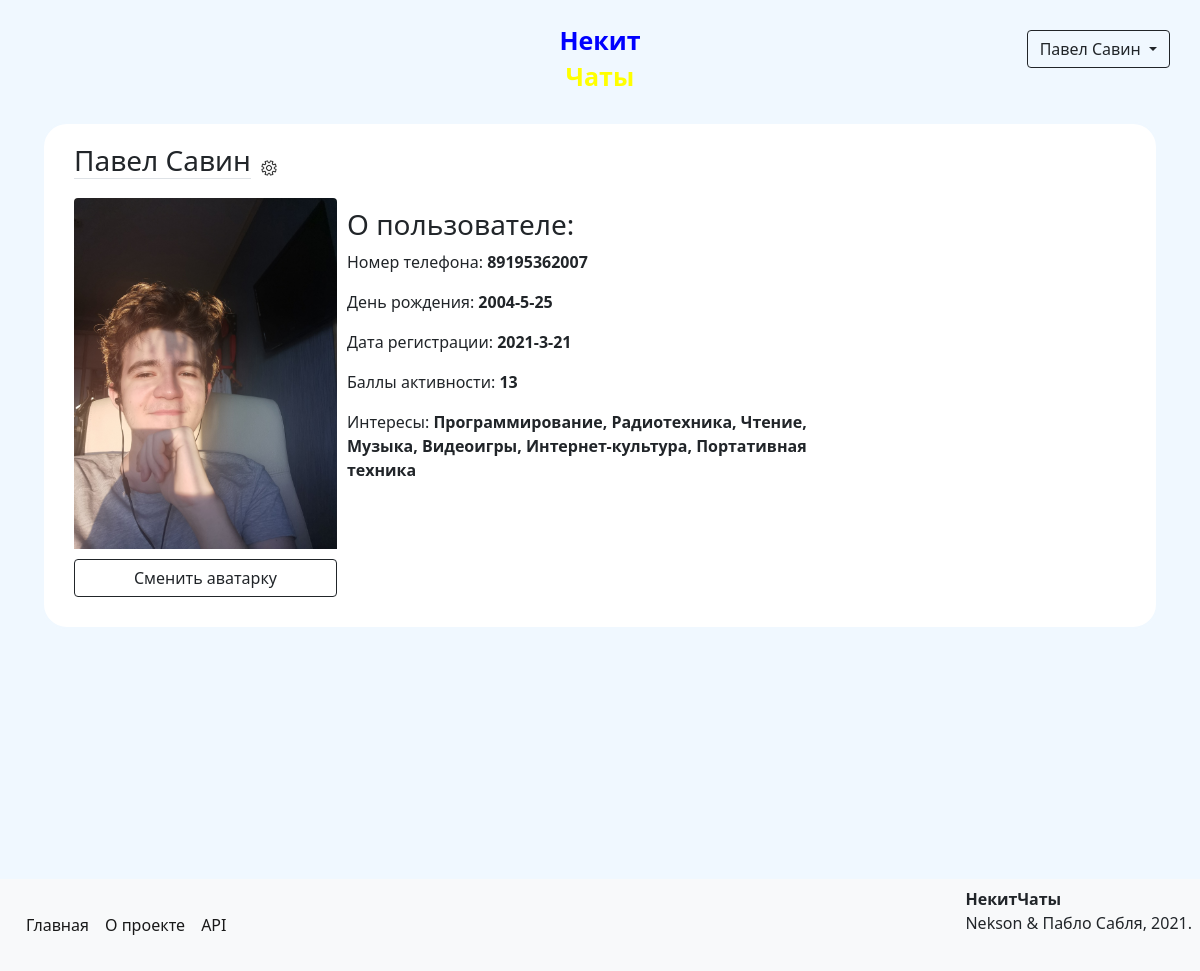
The page /profile/3 (signed in) on the database as committed earlier.
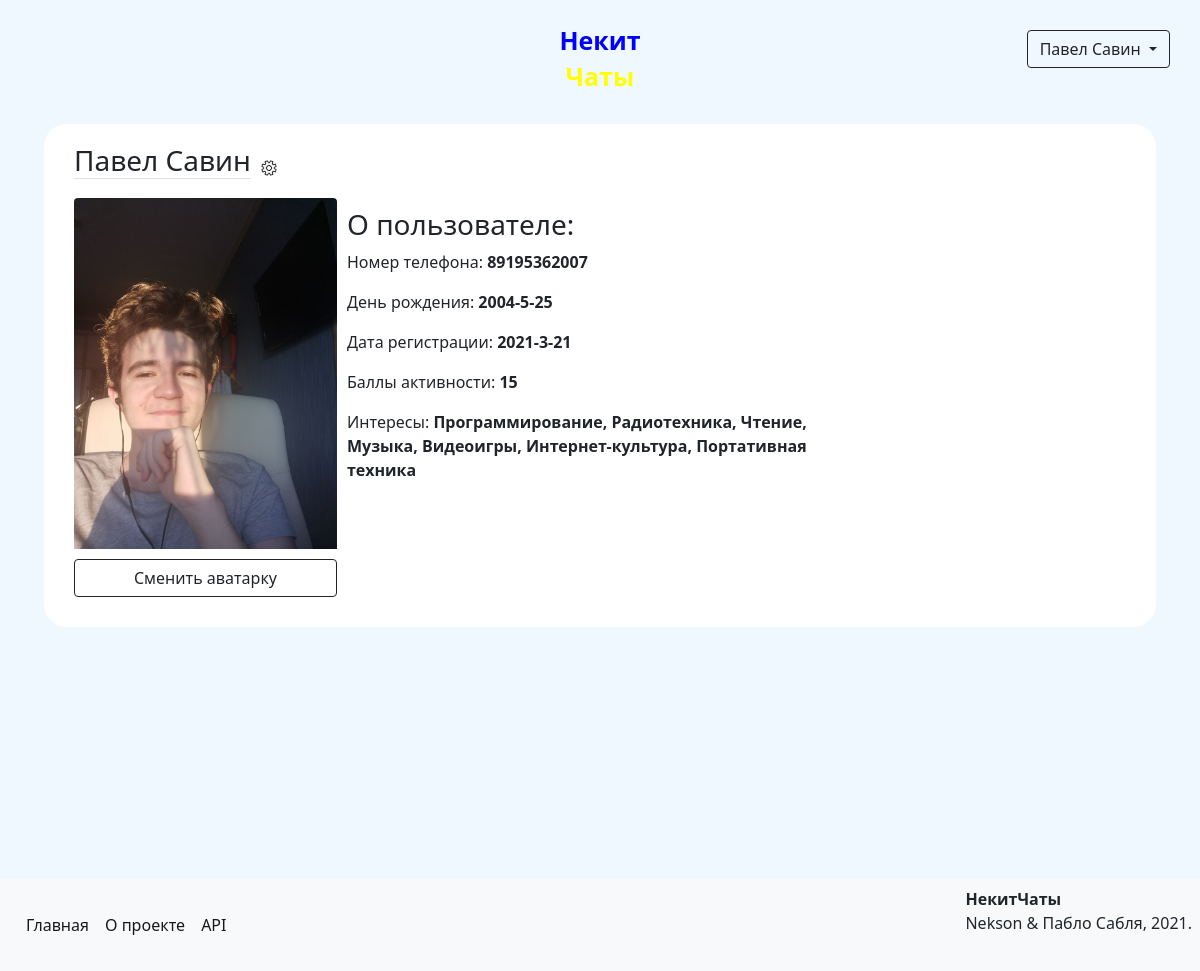
The same page on the database as committed later.
### data/models/user.py (models this page shows, shortened)
class User(SqlAlchemyBase, UserMixin, SerializerMixin):
    __tablename__ = 'users'
    id = Column(Integer, autoincrement=True, primary_key=True)
    name = Column(Unicode)
    surname = Column(Unicode)
    birthday = Column(DateTime)
    email = Column(String, unique=True)
    phone_number = Column(String, unique=True)
    hashed_password = Column(String)
    registration_time = Column(DateTime, default=datetime.now)
    rating = Column(Integer, default=0)
    advertisements = relationship('Advertisement', back_populates='author')
    interests = relationship('Interest', secondary='users_to_interests', backref='users')

### main.py (the view)
@app.route('/profile/<int:user_id>')
@login_required
def show_profile(user_id):
    session = create_session()
    user = session.query(User).filter(User.id == user_id).first()
    pic = session.query(Avatar).filter(Avatar.refers_to == user_id).first()
    if pic:
        profile_pic = url_for('static', filename=f"avatars/{pic.link}")
    else:
        profile_pic = url_for('static', filename='avatars/anon.png')
    return render_template('profile.html', user=user, pic=profile_pic)

### data/db_session.py (called while the page is built)
def create_session() -> Session:
    global __factory
    return __factory()

### main.py (called while the page is built)
@login_manager.user_loader
def load_user(user_id):
    session = create_session()
    return session.query(User).get(user_id)

### templates/profile.html (shortened to what this page needs)
{% extends "base.html" %}
{% block content %}
<form class="clearfix">
    <div class="clearfix">
        <div class="clearfix">
            <h3 class="border-bottom float-start">{{ user.name }} {{ user.surname }}</h3>
            {% if user.id == current_user.id %}
                <a class="float-start" href="/profile/{{ current_user.id }}/settings">
                    <div><img src="/static/img/settings.png" width="16px" height="16px"></div>
                </a>
            {% endif %}
        </div>
        <div class="clearfix">
            <img src="{{ pic }}" class="profile-pic rounded-top w-25 h-25 float-start" alt="Упс! Аватарка не найдена!">
            <div class="float-start w-50">
                <h3>О пользователе:</h3>
                <p>Номер телефона: <b>{{ user.phone_number }}</b></p>
                <p>День рождения: <b>{{ user.birthday.year }}-{{ user.birthday.month }}-{{ user.birthday.day }}</b></p>
                <p>Дата регистрации: <b>{{ user.registration_time.year }}-{{ user.registration_time.month }}-{{ user.registration_time.day }}</b></p>
                <p>Баллы активности: <b>{{ user.rating }}</b></p>
                {% if user.interests %}
                    <p>Интересы:
                        {% for i in user.interests %}
                        <b>{{ i.title }}{% if not loop.last %},{% endif %}</b>
                        {% endfor %}
                    </p>
                {% endif %}
            </div>
        </div>
        <div>
            {% if user.id == current_user.id %}
                <a class="btn btn-outline-dark w-25 rounded-bottom" href="/profile/{{ current_user.id }}/avatar">Сменить аватарку</a>
            {% else %}
                <a class="btn btn-outline-dark w-25 rounded-bottom" href="/conversation/{{ user.id }}#bottom">Написать сообщение</a>
            {% endif %}
        </div>
    </div>
</form>
{% endblock %}

### templates/base.html (shortened to what this page needs)
<!DOCTYPE html>
<html lang="en">
<head>
    <link rel="stylesheet" href="/static/css/style.css">
    <link rel="stylesheet" href="https://cdn.jsdelivr.net/npm/bootstrap@5.0.0-beta1/dist/css/bootstrap.min.css"
>
</head>
<body>
<div class="header clearfix">
    {% if current_user.is_authenticated %}
        <div class="dropdown float-end">
            <button class="btn btn-outline-dark dropdown-toggle" type="button" id="dropdownMenuButton" data-toggle="dropdown" aria-haspopup="true" aria-expanded="false">
                {{ current_user.name }} {{ current_user.surname }}
            </button>
        </div>
    {% else %}
        <a class="btn btn-outline-dark register float-end" href="/register">Зарегистрироваться</a>
        <a class="btn btn-outline-dark login float-end" href="/login">Войти</a>
    {% endif %}
    <div class="logo">
        <a href="/">
            <p class="nekit">Некит</p>
            <p class="chats">Чаты</p>
        </a>
    </div>
</div>
<main role="main" class="container clearfix">
    {% block content %}{% endblock %}
</main>
<footer class="clearfix p-2 bg-light">
    <span class="fs-6 float-end"><b>НекитЧаты</b><br>Nekson & Пабло Сабля, 2021.</span>
    <nav class="navbar navbar-expand-lg navbar-light">
        <div class="collapse navbar-collapse" id="navbarSupportedContent">
          <ul class="navbar-nav me-auto mb-2 mb-lg-0">
            <li class="nav-item">
              <a class="nav-link active" href="/">Главная</a>
            </li>
            <li class="nav-item">
              <a class="nav-link active" href="/info">О проекте</a>
            </li>
            <li class="nav-item">
              <a class="nav-link active" href="/api">API</a>
            </li>
          </ul>
        </div>
    </nav>
</footer>
</body>
</html>

Rows that differ between the two databases and show on the page:
changed User "Павел": rating "13" → "15"
